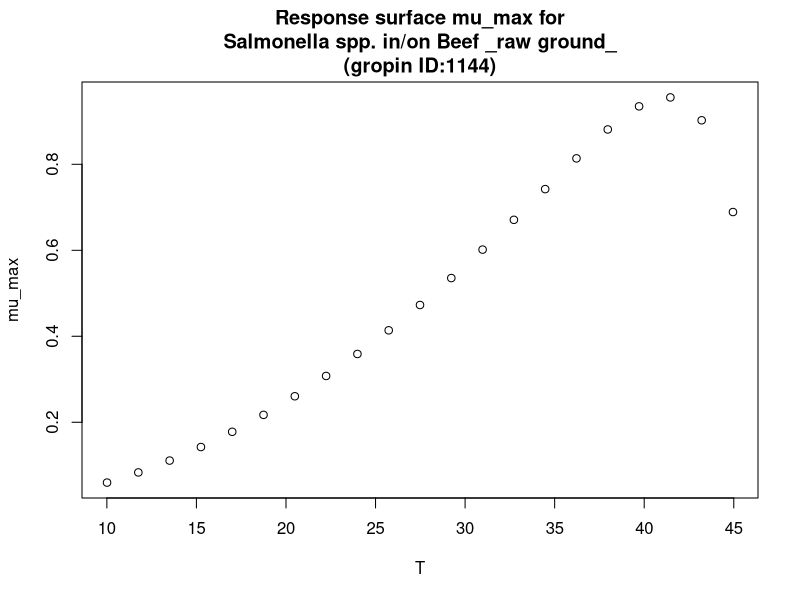

R code for this plot:
#############################
# start of Parameter script
#############################
T <- seq(10.01,44.955044955045,length.out=21)
#############################
# end of Parameter script
#############################
############################# 
# start of Model script Gropin ID 1144 
#############################
 
# constant coefficients for this model
 
variables <- data.frame(T)
argumentsPar <- expand.grid(variables)
 
# heart of the model
response_surface <- function(T) {
   mumax <-6.44*(10^-4)*((T-0.38)^2)*(1-exp(0.3837*(T-46.97)))

return(mumax=mumax)
} 

# output parameters
mumax <- cbind(argumentsPar,response_surface(argumentsPar['T']))
colnames(mumax) <- c(colnames(argumentsPar),'mumax')
#############################
# End of Model script
#############################
############################# 
# start of Visualisation script Gropin ID 1144 
#############################
plot(T,mumax$mumax,
                          xlab='T',
                          ylab='mu_max',main='Response surface mu_max for
Salmonella spp. in/on Beef _raw ground_
(gropin ID:1144)')
#############################
# End of Visualisation script
#############################
